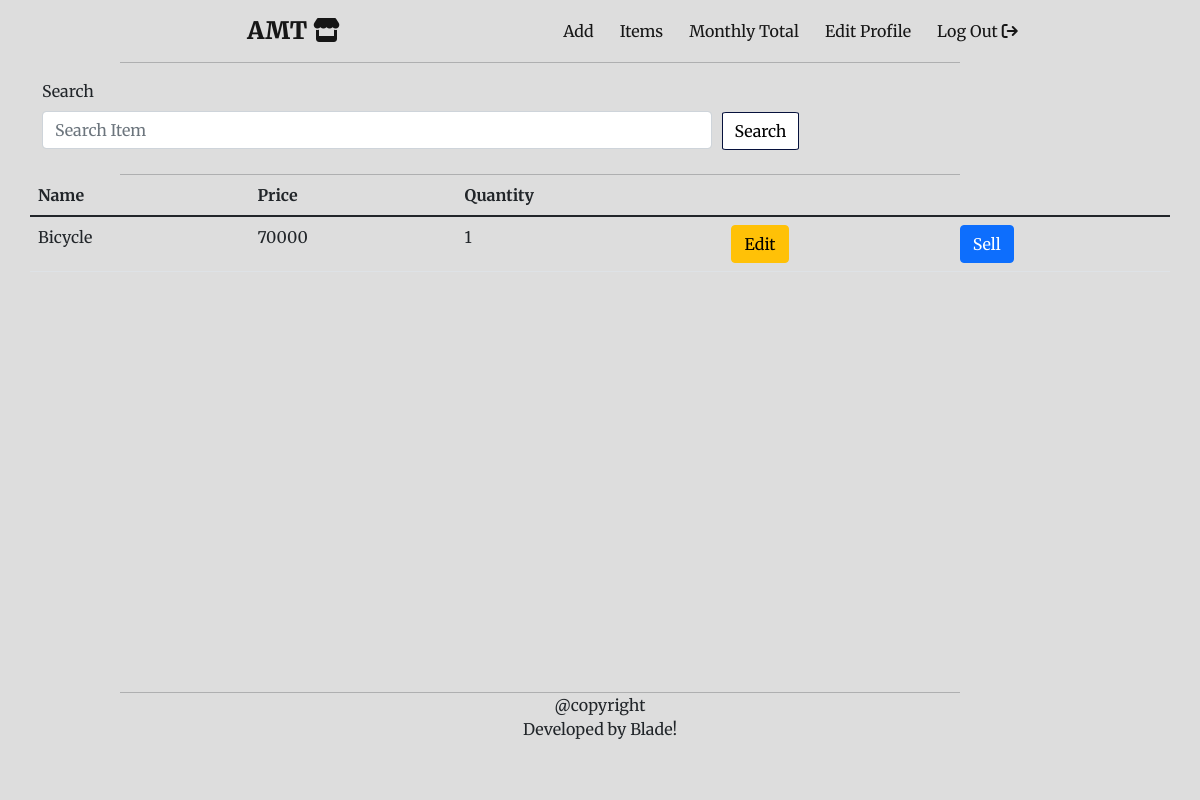
Screenshot of /show_items (signed in) with the database file from the repository.
### main.py (models this page shows)
class Items(db.Model):
    id = db.Column(db.Integer, primary_key=True)
    name = db.Column(db.String(100), nullable=False, unique=True)
    price = db.Column(db.Float, nullable=False)
    quantity = db.Column(db.Float, nullable=False)

### main.py (the view, shortened to what this page needs)
@app.route('/show_items', methods=['GET', 'POST'])
@admin_only
def show_items():
    form = SearchItem()
    item = Items.query.all()
    if request.method == 'GET':
        return render_template('items.html', items=item, form=form)

### forms.py
class SearchItem(FlaskForm):
    name = StringField('Search', validators=[DataRequired()], render_kw={'placeholder': 'Search Item'})
    submit = SubmitField('Search')

### main.py (called while the page is built)
@login_manager.user_loader
def load_user(user):
    return User.query.get(int(user))

def admin_only(f):
    @wraps(f)
    def decorated_function(*args, **kwargs):
        if not current_user.is_anonymous:
            if current_user.id != 1:
                return abort(403)
            return f(*args, **kwargs)
        return abort(403)
    return decorated_function

### templates/items.html (shortened to what this page needs)
{% include "header.html" %}
{% import "bootstrap/wtf.html" as wtf %}
{% block content %}
<div class="container search-group">
{{form.name.label(class='form-label')}}<br>
{{form.name(class="form-control", id='search-form')}}<button class="btn search-button" id="submit">Search</button>
</div>
<table class="table container">
    <thead>
        <tr>
            <th scope="col">Name</th>
            <th scope="col">Price</th>
            <th scope="col">Quantity</th>
        </tr>
    </thead>
    <hr class="table-line">
    <tbody>
        {% for item in items: %}
        <tr>
            <td>{{ item.name}}</td>
            <td>{{ item.price|int }}</td>
            <td>{{ item.quantity|int }}</td>
            <td><a href="{{ url_for('edit', item_id=item.id)}}" class="btn btn-warning">Edit</a></td>
            <td><a href="{{ url_for('sale', item_id=item.id)}}" class="btn btn-primary">Sell</a></td>
        </tr>
        {% endfor %}
    </tbody>
</table>
{% endblock %}
{% include "footer.html" %}

### static/css/styles.css (style rules this page uses)
body { background-color: #DDDDDD; font-family: 'Merriweather', serif; }
hr { margin: 0 0 0 10%; width: 70%; }
#submit { margin-top: 2%; font-family: 'Merriweather', serif; background-color: #06113C; color: white; }
.table-line { margin-top: 2%; }
.search-group { margin-top: 1.3%; }
#search-form { width: 60%; display: inline-block; margin-right: 10px; }
.search-group #submit { color: black; margin: auto; border: solid 0.5px #06113C; border-radius: 5%; background-color: white; }

### rows the page displays
Items: name "Bicycle", price "70000", quantity "1"
